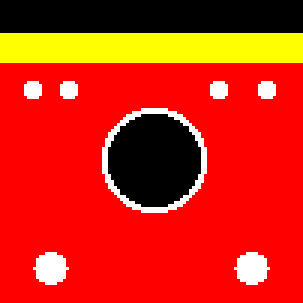
%> input picture modelpipa74.bmp, 101 x 101 px (shown 3 times larger)
$ octave parameter_pipa.m   (GNU Octave 9; MATLAB toolbox functions it lacks are replaced by stand-ins)
%> lines starting %> are read from the running program, lines starting %| are printed output that depends on the picture; in (x1, y1, x2, y2) boxes, pixels count from 0 and x2, y2 are one past the last pixel; in counts of white or black regions, pixels touching at a corner belong together; the program's own positions count from 1
clear, clc, close all

%open pipe model

s=imread('modelpipa74.bmp');
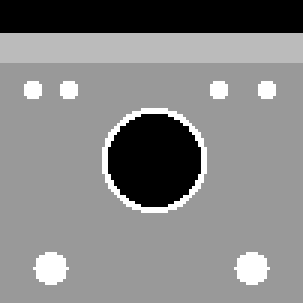
%> s: size 101x101 uint8 (shown 3 times larger); min 0, max 15, mean 7.86; drawn with min black and max white

%Convert ascii data into parameter value
d=s(:,:,1);
sz=size(d);
%> sz = [101 101]
nx=sz(2);
%> nx = 101
nz=sz(1);
%> nz = 101
ep=zeros(nz,nx);
sig=zeros(nz,nx);
mu=zeros(nz,nx);

%create the ep parameter
for i=1:nx*nz
 if(d(i)==9) %soil
        ep(i)=16;
    else
        if(d(i)==0) %air
            ep(i)=1;
        else  if (d(i)==11) %concrete
            ep(i)=6;
            else
                ep(i)=3;    %casing
       end
    end
        end
end
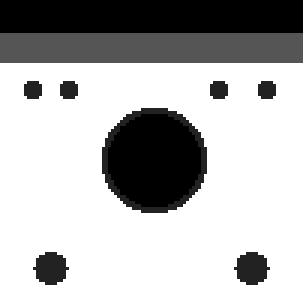
%> ep: size 101x101 double (shown 3 times larger); min 1, max 16, mean 11.58; drawn with min black and max white
%create the sigma parameter
for i=1:nx*nz
 if(d(i)==9) %soil
        sig(i)=0.005;
    else
        if(d(i)==0) %air-ground contact
            sig(i)=0;
        else  if (d(i)==11) %concrete
            sig(i)=0.01;
            else
                sig(i)=0.001;    %casing
       end
    end
        end
end
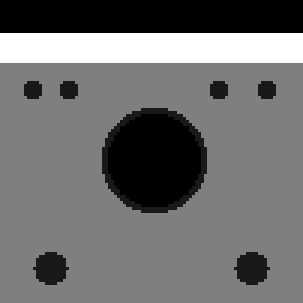
%> sig: size 101x101 double (shown 3 times larger); min 0, max 0.01, mean 0.00437; drawn with min black and max white
 %create the mu parameter
for i=1:nx*nz
    if(d(i)==9) %background
        mu(i)=1;
    else
        if(d(i)==0) %air-ground contact
            mu(i)=1;
        else
           if (d(i)==11) %concrete
               mu(i)=1;
            else
                mu(i)=5;    %casing
end
    end
        end
end
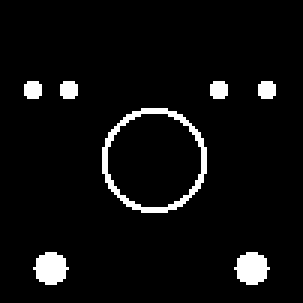
%> mu: size 101x101 double (shown 3 times larger); values 1 (black) and 5 (white), 5.2% white; 7 white regions, largest, box (x1, y1, x2, y2) and area: (34, 36, 69, 71) 212, (11, 84, 23, 95) 96, (78, 84, 90, 95) 96
%create dimensional matrix
panjang_x=5;
panjang_z=5; %kedalaman
xStart = 0;
zStart = -0.5;
dx = panjang_x/(nx-1);
%> dx = 0.05
dz = panjang_z/(nz-1);
%> dz = 0.05
x = xStart + (0:nx-1)*dx;
%> x = 101 values from 0 to 5
z = zStart + (0:nz-1)*dz;
%> z = 101 values from -0.5 to 4.5

%transpose parameter
ep=ep';
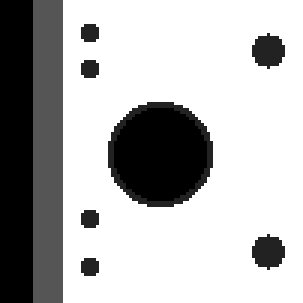
%> ep: size 101x101 double (shown 3 times larger); min 1, max 16, mean 11.58; mean of the top-left, top-right, bottom-left and bottom-right quarters 9.44, 13.95, 9.22, 13.63; drawn with min black and max white
sig=sig';
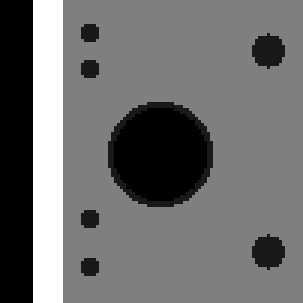
%> sig: size 101x101 double (shown 3 times larger); min 0, max 0.01, mean 0.00437; mean of the top-left, top-right, bottom-left and bottom-right quarters 0.00449, 0.00434, 0.00442, 0.00423; drawn with min black and max white
mu=mu';
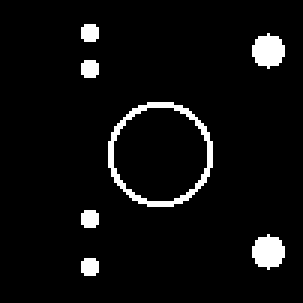
%> mu: size 101x101 double (shown 3 times larger); values 1 (black) and 5 (white), 5.2% white; 7 white regions, largest, box (x1, y1, x2, y2) and area: (36, 34, 71, 69) 212, (84, 11, 95, 23) 96, (84, 78, 95, 90) 96

    %save parameter
    save('parameter_modelbaru','ep','mu','sig','x','z')
